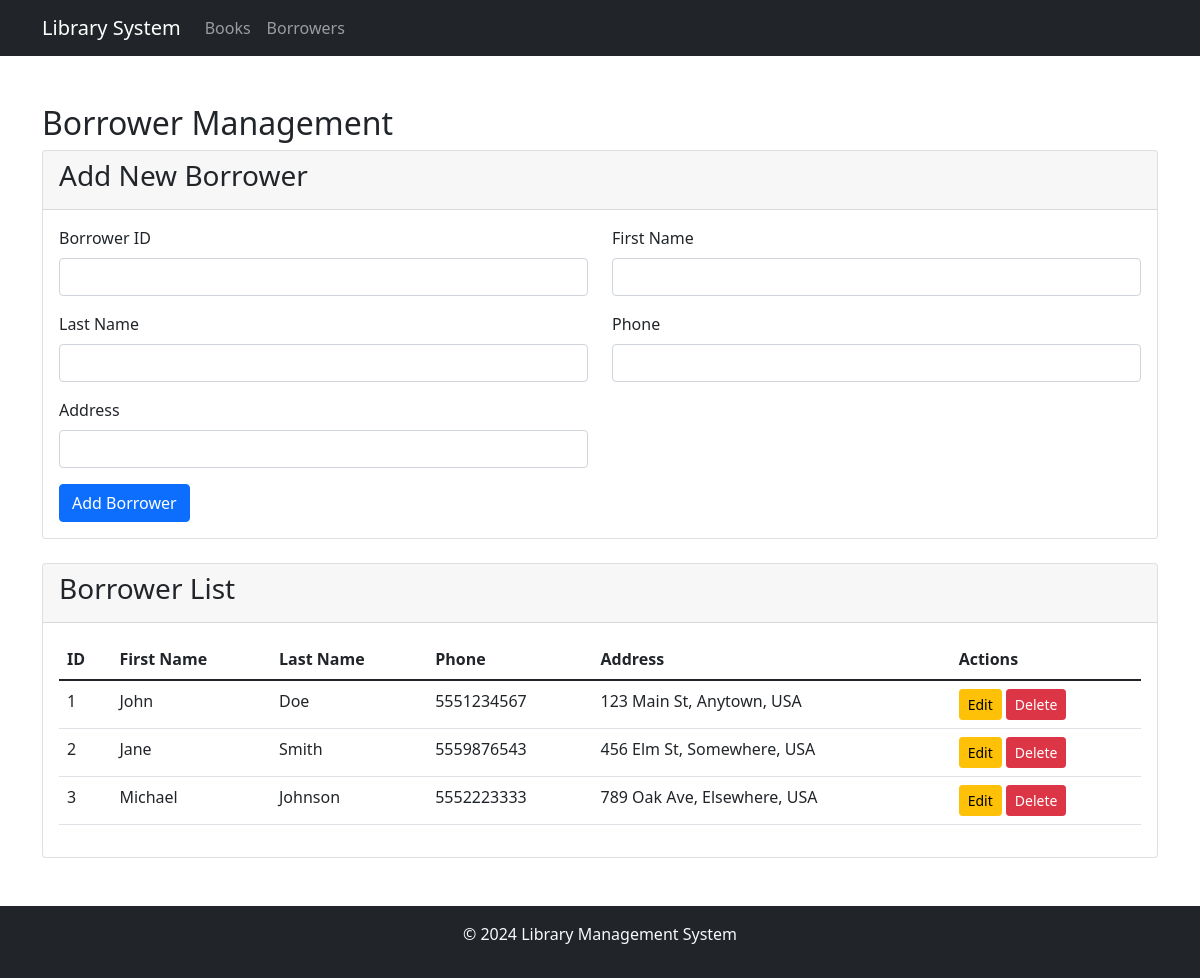
Page /public/borrowers.php on the committed database.
### tables this page shows
CREATE TABLE Borrower (
    borrower_num BIGINT PRIMARY KEY,
    first_name VARCHAR(20),
    last_name VARCHAR(20),
    phone VARCHAR(10),
    address VARCHAR(50)
);

### public/borrowers.php (the view, shortened to what this page needs)
<?php
require_once '../config/config.php';
require_once '../includes/header.php';
?>
<div class="container mt-5">
    <h2>Borrower Management</h2>
    <div class="card mb-4">
        <div class="card-header">
            <h3>Add New Borrower</h3>
        </div>
        <div class="card-body">
            <form method="POST">
                <div class="row">
                    <div class="col-md-6 mb-3">
                        <label for="borrower_num" class="form-label">Borrower ID</label>
                        <input type="number" class="form-control" id="borrower_num" name="borrower_num" required>
                    </div>
                    <div class="col-md-6 mb-3">
                        <label for="first_name" class="form-label">First Name</label>
                        <input type="text" class="form-control" id="first_name" name="first_name" required>
                    </div>
                    <div class="col-md-6 mb-3">
                        <label for="last_name" class="form-label">Last Name</label>
                        <input type="text" class="form-control" id="last_name" name="last_name" required>
                    </div>
                    <div class="col-md-6 mb-3">
                        <label for="phone" class="form-label">Phone</label>
                        <input type="text" class="form-control" id="phone" name="phone" required>
                    </div>
                    <div class="col-md-6 mb-3">
                        <label for="address" class="form-label">Address</label>
                        <input type="text" class="form-control" id="address" name="address" required>
                    </div>
                </div>
                <button type="submit" name="add_borrower" class="btn btn-primary">Add Borrower</button>
            </form>
        </div>
    </div>
    <div class="card">
        <div class="card-header">
            <h3>Borrower List</h3>
        </div>
        <div class="card-body">
            <table class="table">
                <thead>
                    <tr>
                        <th>ID</th>
                        <th>First Name</th>
                        <th>Last Name</th>
                        <th>Phone</th>
                        <th>Address</th>
                        <th>Actions</th>
                    </tr>
                </thead>
                <tbody>
                    <?php
                    $sql = "SELECT * FROM Borrower";
                    $result = $conn->query($sql);
                    while($row = $result->fetch_assoc()) {
                        echo "<tr>";
                        echo "<td>" . $row['borrower_num'] . "</td>";
                        echo "<td>" . $row['first_name'] . "</td>";
                        echo "<td>" . $row['last_name'] . "</td>";
                        echo "<td>" . $row['phone'] . "</td>";
                        echo "<td>" . $row['address'] . "</td>";
                        echo "<td>
                                <a href='../CRUD/edit_borrower.php?id=" . $row['borrower_num'] . "' class='btn btn-sm btn-warning'>Edit</a>
                                <a href='../CRUD/delete_borrower.php?id=" . $row['borrower_num'] . "' class='btn btn-sm btn-danger' onclick='return confirm(\"Are you sure?\")'>Delete</a>
                            </td>";
                        echo "</tr>";
                    }
                    ?>
                </tbody>
            </table>
        </div>
    </div>
</div>
<?php require_once '../includes/footer.php'; ?>

### rows in the picture
borrower: borrower_num "1", first_name "John", last_name "Doe", phone "5551234567", address "123 Main St, Anytown, USA"
borrower: borrower_num "2", first_name "Jane", last_name "Smith", phone "5559876543", address "456 Elm St, Somewhere, USA"
borrower: borrower_num "3", first_name "Michael", last_name "Johnson", phone "5552223333", address "789 Oak Ave, Elsewhere, USA"
